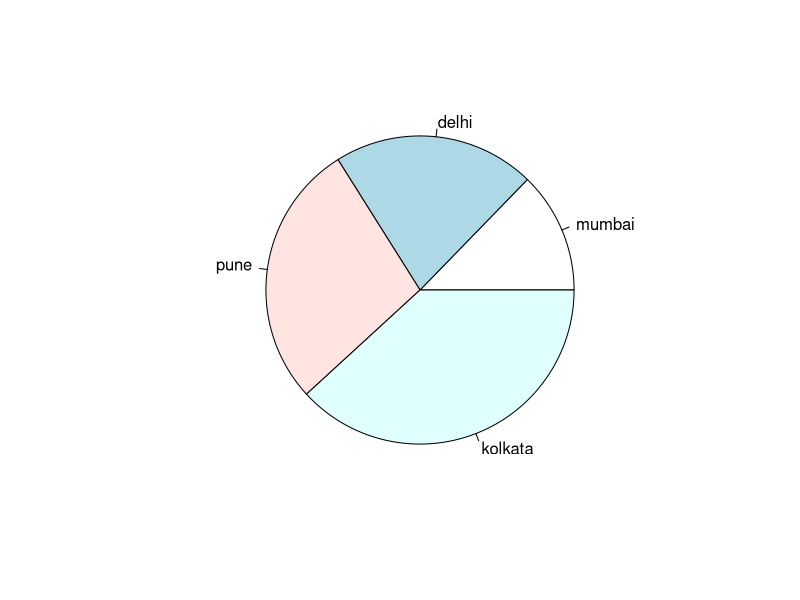
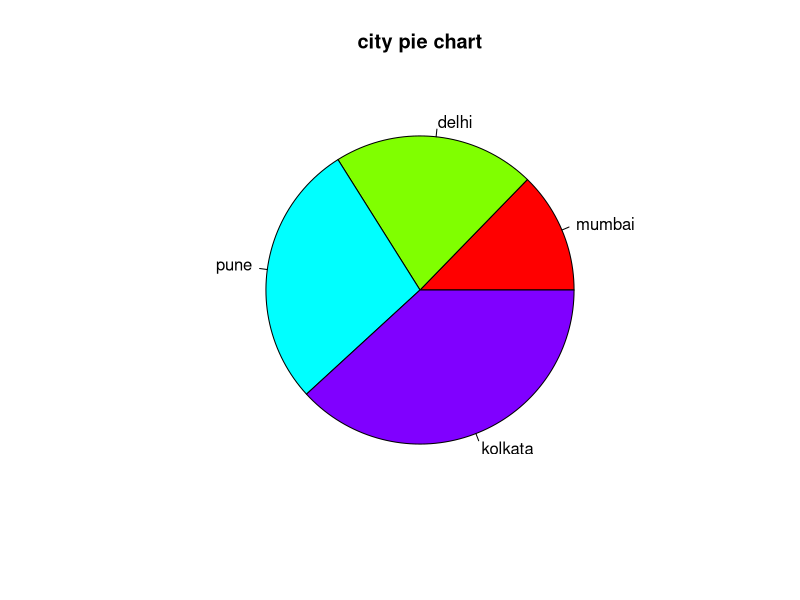
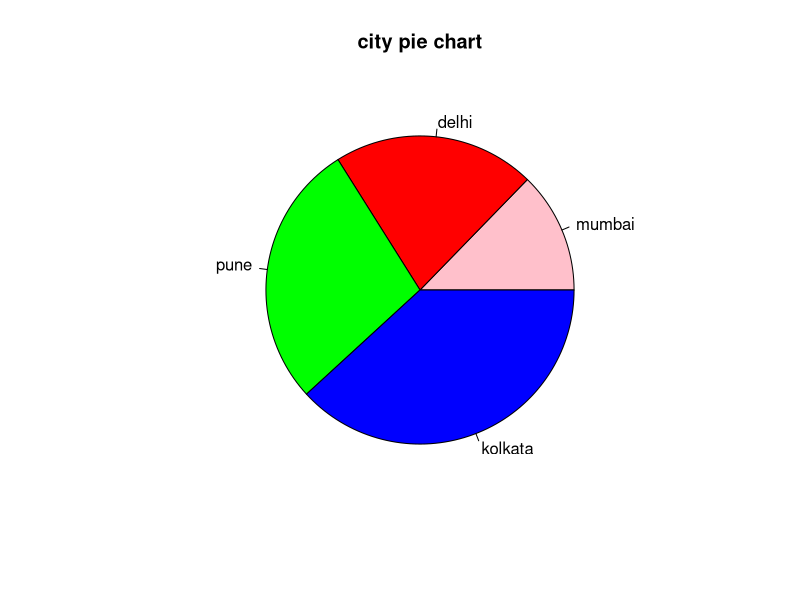
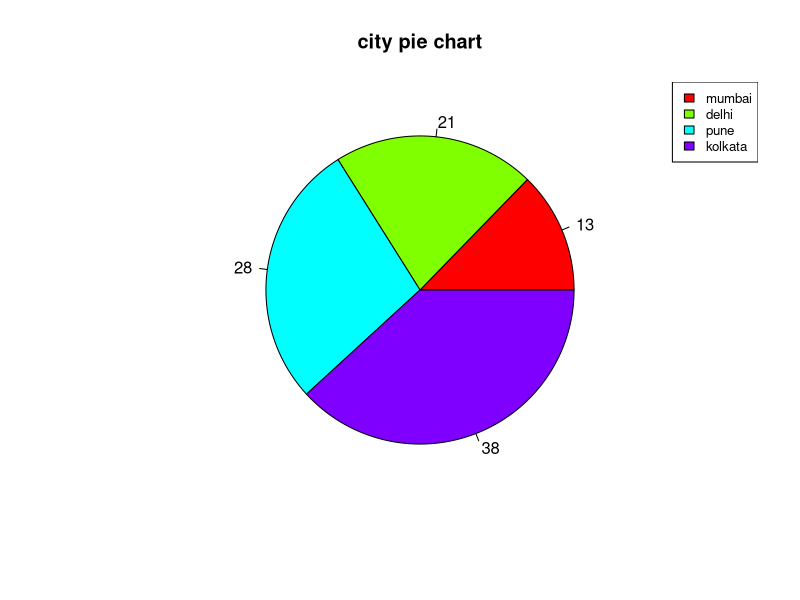
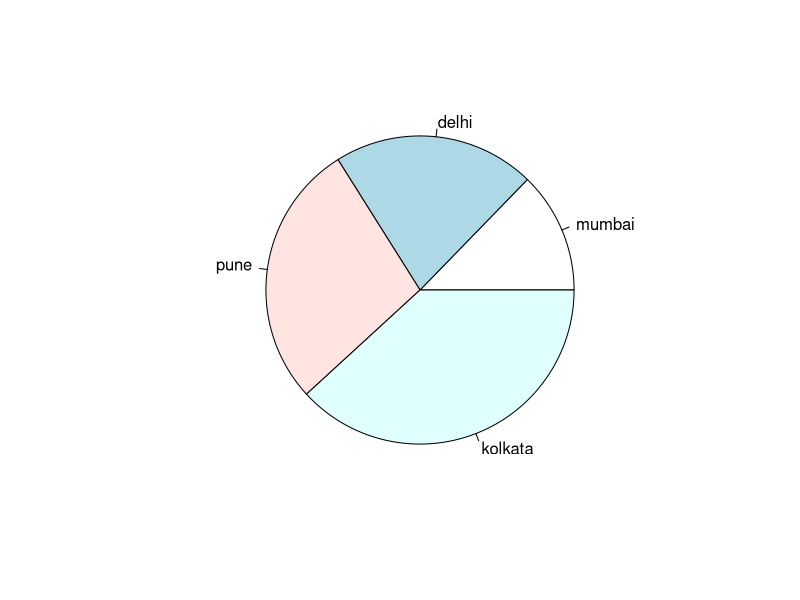
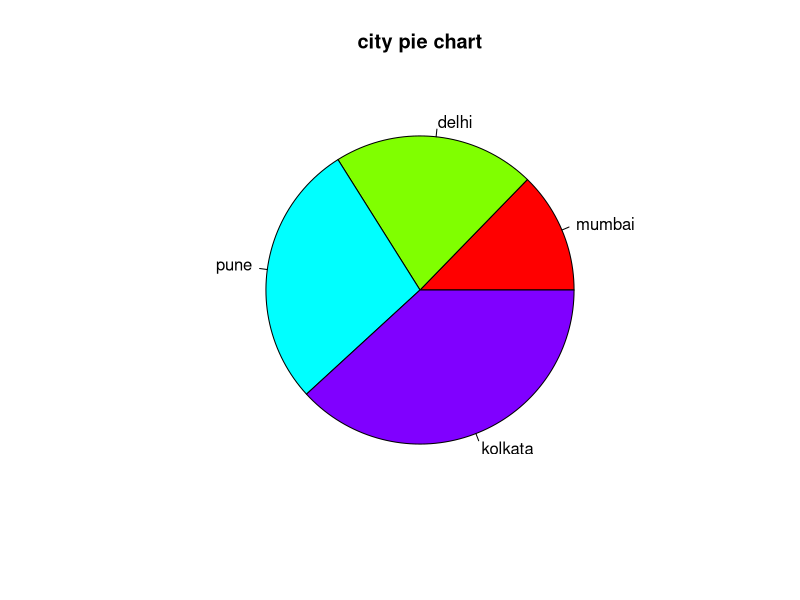
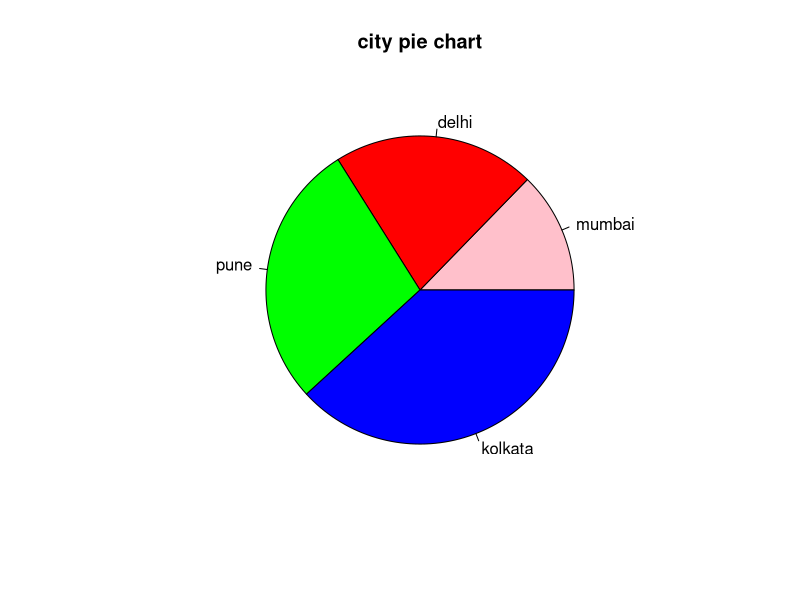
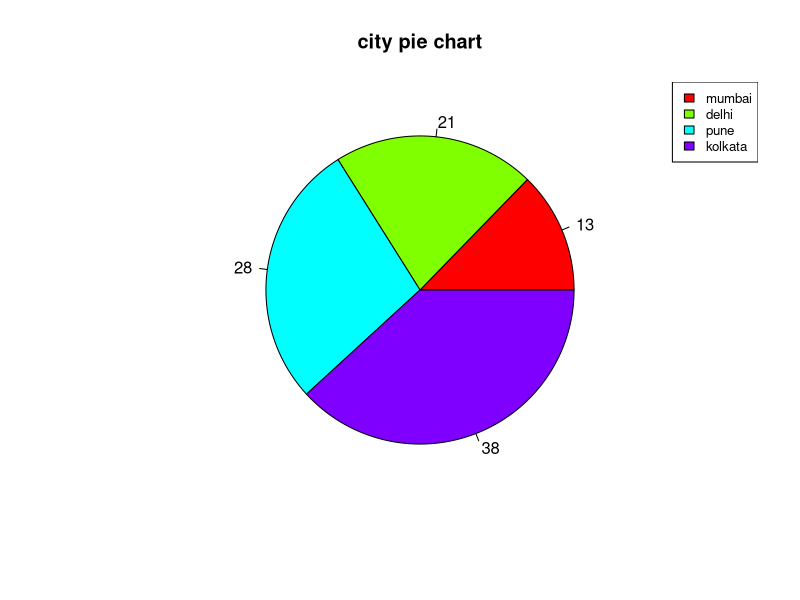

These charts were generated, in order, by the following R code:
#PRE CHARTS IN R
# TO CREATE A DATA
x <- c(21,35,46,63)
labels <- c('mumbai','delhi','pune','kolkata')

#GIVE THE CHART FILE A NAME
png(file='city.jpg')

#PLOT THE CHART
pie(x,labels)

# SAVE THE FILE
dev.off()
pie(x,labels)

png(file='city_color.jpg')
pie(x,labels,main = 'city pie chart',col=rainbow(length(x)))
dev.off()
pie(x,labels,main = 'city pie chart',col=rainbow(length(x)))

png(file='city_color.jpg')
pie(x,labels,main = 'city pie chart',col=c('pink','red','green','blue'))
dev.off()
pie(x,labels,main = 'city pie chart',col=c('pink','red','green','blue'))


piepercent <- round(100*x/sum(x))
png(file ='city_percent')

pie(x,labels=piepercent,main='city pie chart',col = rainbow(length(x)))
legend('topright',c('mumbai','delhi','pune','kolkata'),cex=0.8,fill=rainbow(length(x)))

dev.off()

pie(x,labels=piepercent,main='city pie chart',col = rainbow(length(x)))

legend('topright',c('mumbai','delhi','pune','kolkata'),cex=0.8,fill=rainbow(length(x)))


